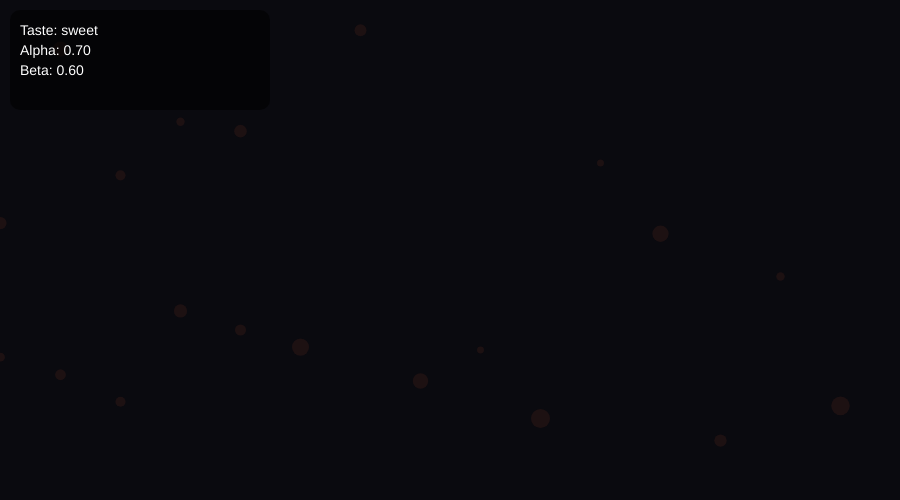
Frame 1 (no input)
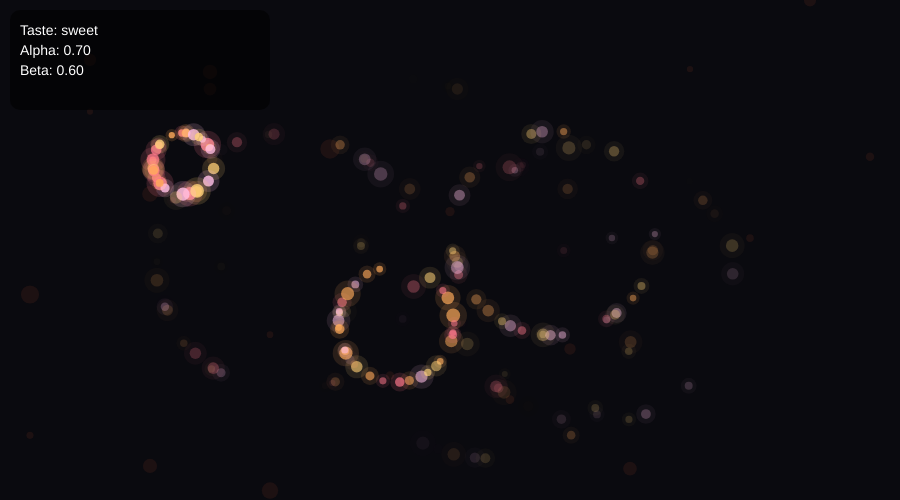
Frame 60 (no input)
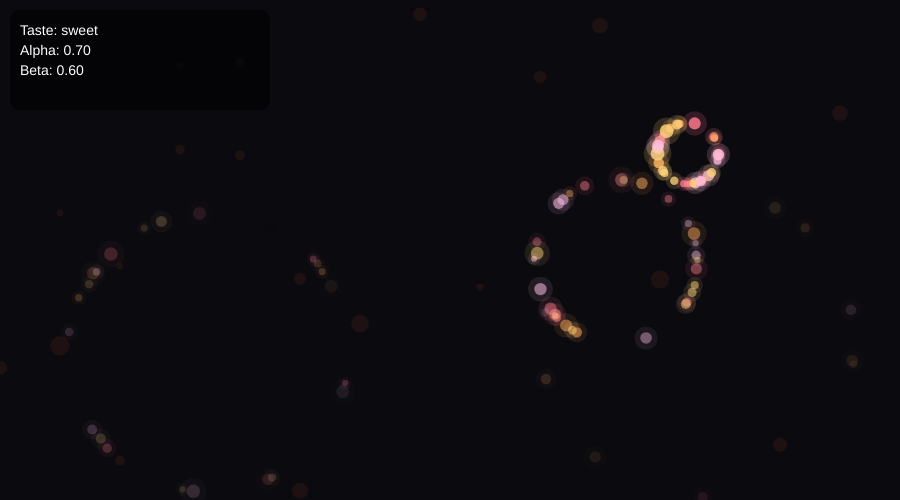
Frame 120 (the mouse pressed at the canvas centre since frame 60)

The p5.js sketch that drew these frames (run headless with seeded random() and noise() and a simulated clock; from frame 60 on, the mouse is pressed at the canvas centre):

// p5.js sketch
// ── sketch.js
let particles = [];
let tasteSelector;
let alphaSlider, betaSlider;

const tasteConfigs = {
  sweet: {
    palette: [
      [255, 170, 90],
      [255, 120, 140],
      [255, 210, 120],
      [255, 190, 230]
    ],
    gravity: 0.02,
    wobble: 0.4,
    sizeMin: 6,
    sizeMax: 14,
    burstMin: 18,
    burstMax: 36,
    shape: "circle",
    halo: true,
    lifeMin: 70,
    lifeMax: 110
  },
  sour: {
    palette: [
      [220, 255, 60],
      [180, 255, 0],
      [255, 245, 90]
    ],
    gravity: 0.01,
    wobble: 2.2,
    sizeMin: 4,
    sizeMax: 10,
    burstMin: 24,
    burstMax: 42,
    shape: "spike",
    halo: false,
    lifeMin: 35,
    lifeMax: 70
  },
  bitter: {
    palette: [
      [80, 60, 140],
      [120, 70, 180],
      [60, 40, 110]
    ],
    gravity: 0.06,
    wobble: -0.6,
    sizeMin: 5,
    sizeMax: 12,
    burstMin: 20,
    burstMax: 32,
    shape: "star",
    halo: false,
    lifeMin: 50,
    lifeMax: 85
  },
  umami: {
    palette: [
      [180, 50, 40],
      [210, 90, 50],
      [255, 120, 40]
    ],
    gravity: 0.045,
    wobble: 0.15,
    sizeMin: 7,
    sizeMax: 16,
    burstMin: 16,
    burstMax: 28,
    shape: "ember",
    halo: true,
    lifeMin: 65,
    lifeMax: 100
  },
  dysgeusia: {
    palette: [
      [140, 145, 155],
      [110, 120, 135],
      [170, 175, 185]
    ],
    gravity: 0.03,
    wobble: 0.05,
    sizeMin: 4,
    sizeMax: 8,
    burstMin: 6,
    burstMax: 14,
    shape: "ash",
    halo: false,
    lifeMin: 30,
    lifeMax: 55
  }
};

function setup() {
  createCanvas(900, 500);
  textFont("sans-serif");

  tasteSelector = createSelect();
  tasteSelector.position(20, height + 20);
  tasteSelector.option("sweet");
  tasteSelector.option("sour");
  tasteSelector.option("bitter");
  tasteSelector.option("umami");
  tasteSelector.option("dysgeusia");
  tasteSelector.selected("sweet");

  alphaSlider = createSlider(0, 1, 0.7, 0.01);
  alphaSlider.position(140, height + 20);
  alphaSlider.size(180);

  betaSlider = createSlider(0, 1, 0.6, 0.01);
  betaSlider.position(140, height + 50);
  betaSlider.size(180);
}

function draw() {
  background(10, 10, 15);

  drawBokeh();

  let alphaPower = alphaSlider.value();
  let betaPower = betaSlider.value();
  let taste = tasteSelector.value();
  let cfg = tasteConfigs[taste];

  let launchChance = map(betaPower, 0, 1, 0.02, 0.18);

  if (random() < launchChance) {
    launchBurst(
      random(width * 0.2, width * 0.8),
      random(height * 0.3, height * 0.7),
      cfg,
      alphaPower,
      betaPower
    );
  }

  for (let i = particles.length - 1; i >= 0; i--) {
    let p = particles[i];
    p.run();
    if (p.isDead()) {
      particles.splice(i, 1);
    }
  }

  drawHUD(taste, alphaPower, betaPower);
}

function launchBurst(x, y, cfg, alphaPower, betaPower) {
  let count = floor(map(alphaPower, 0, 1, cfg.burstMin, cfg.burstMax));
  for (let i = 0; i < count; i++) {
    particles.push(new Particle(x, y, cfg, alphaPower, betaPower));
  }
}

function drawBokeh() {
  noStroke();
  for (let i = 0; i < 20; i++) {
    let x = (frameCount * 0.5 + i * 60) % width;
    let y = random(height);
    fill(255, 100, 60, 20);
    ellipse(x, y, random(6, 20));
  }
}

function drawHUD(taste, alpha, beta) {
  fill(0, 150);
  rect(10, 10, 260, 100, 10);

  fill(255);
  textSize(14);
  text(`Taste: ${taste}`, 20, 35);
  text(`Alpha: ${alpha.toFixed(2)}`, 20, 55);
  text(`Beta: ${beta.toFixed(2)}`, 20, 75);
}

class Particle {
  constructor(x, y, cfg, alphaPower, betaPower) {
    this.pos = createVector(x, y);

    let angle = random(TWO_PI);
    let speed = map(betaPower, 0, 1, 1, 5);
    this.vel = p5.Vector.fromAngle(angle).mult(speed);

    this.acc = createVector(0, cfg.gravity);
    this.wobble = cfg.wobble;
    this.size = random(cfg.sizeMin, cfg.sizeMax);

    let c = random(cfg.palette);
    this.r = c[0];
    this.g = c[1];
    this.b = c[2];

    this.life = random(cfg.lifeMin, cfg.lifeMax);
    this.maxLife = this.life;

    this.shape = cfg.shape;
    this.halo = cfg.halo;
  }

  run() {
    this.update();
    this.display();
  }

  update() {
    let wobbleOffset = random(-this.wobble, this.wobble);
    this.vel.x += wobbleOffset * 0.05;

    this.vel.add(this.acc);
    this.pos.add(this.vel);

    this.life -= 2;
  }

  display() {
    let alpha = map(this.life, 0, this.maxLife, 0, 255);

    noStroke();

    if (this.halo) {
      fill(this.r, this.g, this.b, alpha * 0.2);
      ellipse(this.pos.x, this.pos.y, this.size * 2);
    }

    fill(this.r, this.g, this.b, alpha);

    if (this.shape === "circle") {
      ellipse(this.pos.x, this.pos.y, this.size);
    } else if (this.shape === "spike") {
      drawSpike(this.pos.x, this.pos.y, this.size);
    } else if (this.shape === "star") {
      drawStar(this.pos.x, this.pos.y, this.size * 0.5, this.size, 5);
    } else {
      ellipse(this.pos.x, this.pos.y, this.size * 0.8);
    }
  }

  isDead() {
    return this.life <= 0;
  }
}

function drawSpike(x, y, s) {
  push();
  translate(x, y);
  beginShape();
  for (let i = 0; i < 8; i++) {
    let angle = (TWO_PI / 8) * i;
    let r = i % 2 === 0 ? s : s * 0.5;
    vertex(cos(angle) * r, sin(angle) * r);
  }
  endShape(CLOSE);
  pop();
}

function drawStar(x, y, r1, r2, n) {
  push();
  translate(x, y);
  beginShape();
  for (let i = 0; i < TWO_PI; i += TWO_PI / n) {
    vertex(cos(i) * r2, sin(i) * r2);
    vertex(cos(i + PI / n) * r1, sin(i + PI / n) * r1);
  }
  endShape(CLOSE);
  pop();
}
